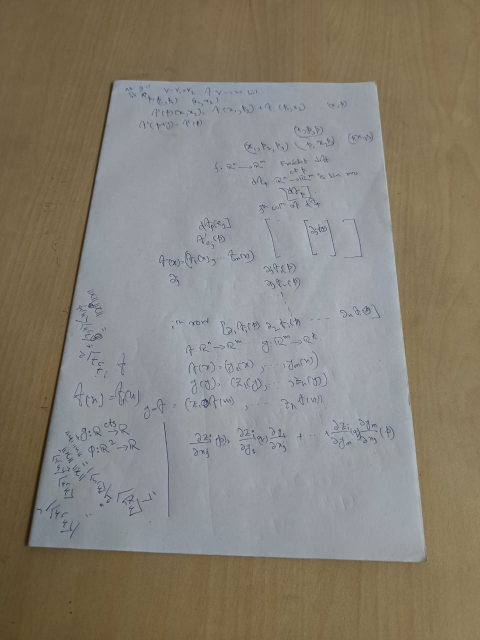
#> input picture test1.jpeg, 960 x 1280 px (shown at 1/2 size)
$ jupyter execute Cam_scanner_2.ipynb
#> lines starting #> are read from the running program, lines starting #| are printed output that depends on the picture; after the words box and inside, x2 and y2 are one past the last pixel; in counts of white or black regions, pixels touching at a corner belong together
[cell 1]
import cv2
import imutils
import numpy as np

[cell 2]
def get_corner_by_contour(img):
    imcopy=img.copy()
    gray = cv2.cvtColor(img, cv2.COLOR_BGR2GRAY)

    # Apply thresholding
    _, img = cv2.threshold(gray, 126, 255, cv2.THRESH_BINARY)

    # Apply erotion to reduce white noise
    kernel = np.ones((2, 2), np.uint8)
    img = cv2.erode(img,kernel,iterations=1)

    # Find contours
    contours = cv2.findContours(img, cv2.RETR_LIST, cv2.CHAIN_APPROX_SIMPLE)
    contours=imutils.grab_contours(contours)
    # Sort contours by area (largest first)
    contours = sorted(contours, key=cv2.contourArea, reverse=True)[:5]

    cimg=cv2.drawContours(imcopy,contours,0,(0,0,255),4)

    pts=None
    # Loop through contours and look for a 4-point polygon
    for cnt in contours:
        peri = cv2.arcLength(cnt, True)
        approx = cv2.approxPolyDP(cnt, 0.02 * peri, True)

        if len(approx) == 4:
            # Found the document contour
            # cv2.drawContours(img, [approx], -1, (0, 255, 0), 4)

            # Extract the corner points
            pts = approx.reshape(4, 2)
            print("Corner Points:")
            print(pts)
            break

    return pts

[cell 3]
def sort_points(pts):
    pts = np.array(pts, dtype="float32")
    rect = np.zeros((4, 2), dtype="float32")

    s = pts.sum(axis=1)
    rect[0] = pts[np.argmin(s)]     # top-left
    rect[2] = pts[np.argmax(s)]     # bottom-right

    diff = np.diff(pts, axis=1)
    rect[1] = pts[np.argmin(diff)]  # top-right
    rect[3] = pts[np.argmax(diff)]  # bottom-left

    return rect

[cell 4]
def alignImages(img,pts):

 # Destination A4 size (2480x3508 for 300 DPI)
    width, height = 2480,3508
    dst_pts = np.array([
        [0, 0],
        [width - 1, 0],
        [width - 1, height - 1],
        [0, height - 1]
    ], dtype=np.float32)

    # Convert images to grayscale
    imGray = cv2.cvtColor(img, cv2.COLOR_BGR2GRAY)
    # Find homography
    h, _ = cv2.findHomography(pts, dst_pts, cv2.RANSAC)

  # Use homography
    channels = 3
    imReg = cv2.warpPerspective(img, h, (width, height))

    return imReg

[cell 5]
img = cv2.resize(cv2.imread("test1.jpeg", cv2.IMREAD_COLOR),(400,600))
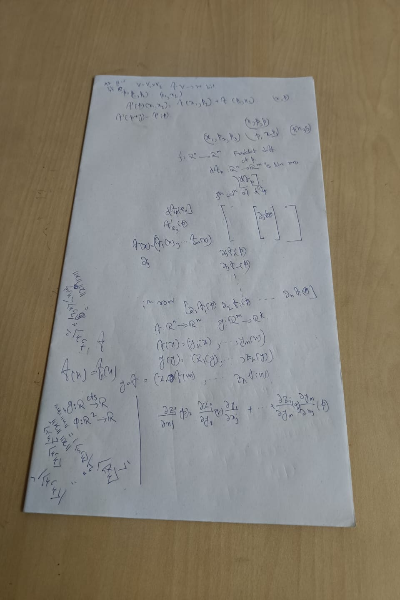
#> img: shape (600, 400, 3); mean B, G, R 117.5, 129, 134.5
orig = img.copy()
# selecting corner points
cv2.namedWindow("camscanner")
cv2.imshow("camscanner", img)
points=get_corner_by_contour(img)
#> in get_corner_by_contour, `gray = cv2.cvtColor(img, cv2.COLOR_BGR2GRAY)`:
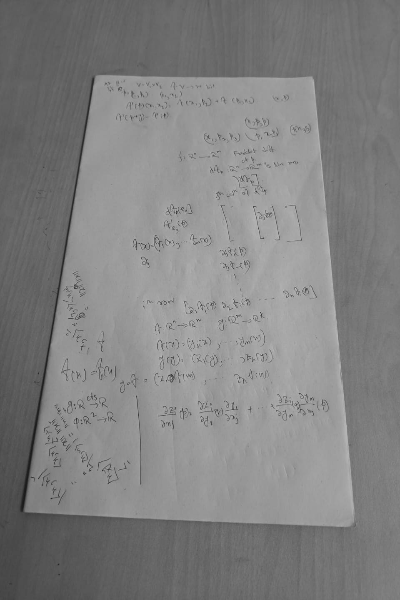
#> gray: shape (600, 400); min 25, max 196, mean 129.3
#> in get_corner_by_contour, `_, img = cv2.threshold(gray, 126, 255, cv2.THRESH_BINARY)`:
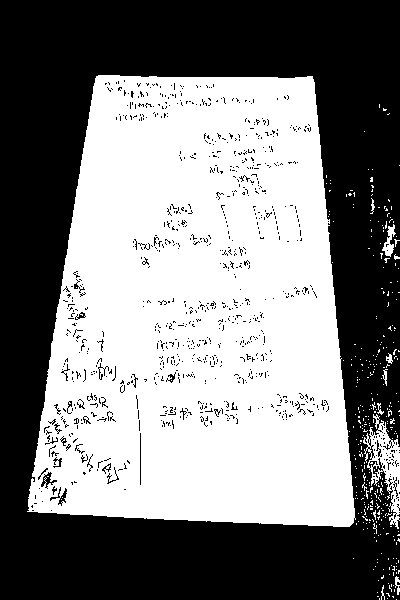
#> img: shape (600, 400); 50.3% white; 849 black regions (814 under 20 px), largest, box (x1, y1, x2, y2) and area: (0, 0, 400, 600) 114951, (41, 472, 57, 489) 97, (50, 487, 67, 506) 92
#> in get_corner_by_contour, `img = cv2.erode(img,kernel,iterations=1)`:
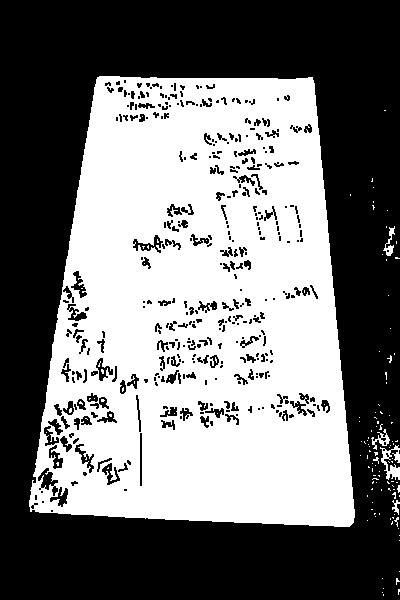
#> img: shape (600, 400); 46.8% white; 128 white regions (123 under 20 px)
#> in get_corner_by_contour, `contours = cv2.findContours(img, cv2.RETR_LIST, cv2.CHAIN_APPROX_SIMPLE)`: contours = 540 contours, 323 with area under 20; largest, box (x1, y1, x2, y2) and area: (29, 76, 355, 527) 120415, (132, 234, 164, 254) 274, (37, 467, 59, 491) 252, (380, 445, 400, 480) 234, (74, 443, 95, 474) 230
#> in get_corner_by_contour, `contours = sorted(contours, key=cv2.contourArea, reverse=True)[:5]`: contours = 5 contours; box (x1, y1, x2, y2) and area: (29, 76, 355, 527) 120415, (132, 234, 164, 254) 274, (37, 467, 59, 491) 252, (380, 445, 400, 480) 234, (74, 443, 95, 474) 230
#> in get_corner_by_contour, `cimg=cv2.drawContours(imcopy,contours,0,(0,0,255),4)`:
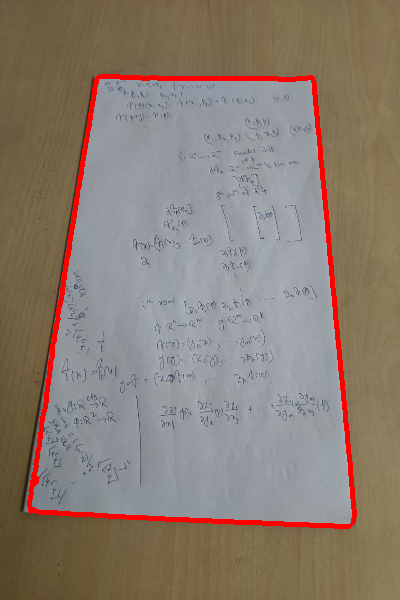
#> cimg: shape (600, 400, 3); mean B, G, R 113.4, 124.9, 137.9
#> the loop in get_corner_by_contour, `for cnt in contours:` made 1 pass
#> (peri, pts) on pass 1: (1493, [[97, 77], [30, 511], [349, 526], [312, 77]])
#| Corner Points:
#| [[ 97  77]
#|  [ 30 511]
#|  [349 526]
#|  [312  77]]
#> points = [[97, 77], [30, 511], [349, 526], [312, 77]]
imReg = alignImages(orig, sort_points(points))
#> in sort_points, `s = pts.sum(axis=1)`: s = [174, 541, 875, 389]
#> in sort_points, `diff = np.diff(pts, axis=1)`: diff = [-20, 481, 177, -235]
#> in alignImages, `h, _ = cv2.findHomography(pts, dst_pts, cv2.RANSAC)`: h = [[13.06, 2.02, -1421.7], [2.92e-15, 13.22, -1017.8], [0.000119, 0.00124, 1]]
#> in alignImages, `imReg = cv2.warpPerspective(img, h, (width, height))`:
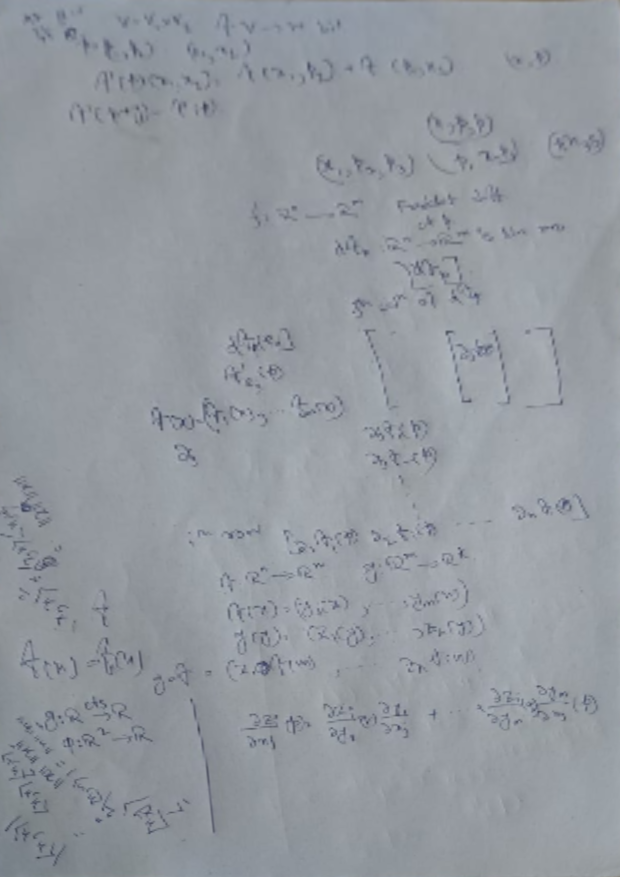
#> imReg: shape (3508, 2480, 3) (shown at 1/4 size); mean B, G, R 160.1, 153.4, 148
out_img=cv2.resize(imReg,(400,600))
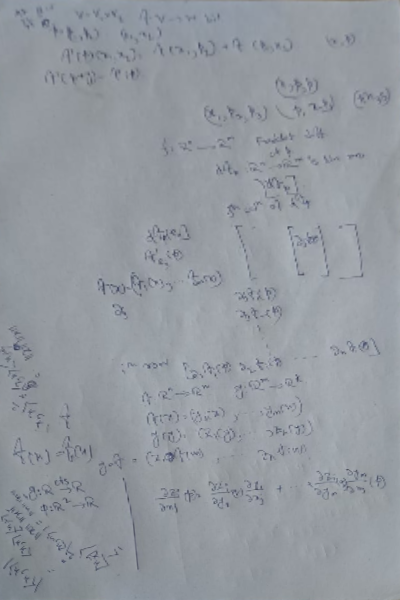
#> out_img: shape (600, 400, 3); mean B, G, R 160, 153.4, 148
cv2.imwrite("output.jpg",out_img) # Write aligned image to disk.
cv2.imshow("preview",out_img)
cv2.waitKey(0)
cv2.destroyAllWindows()
